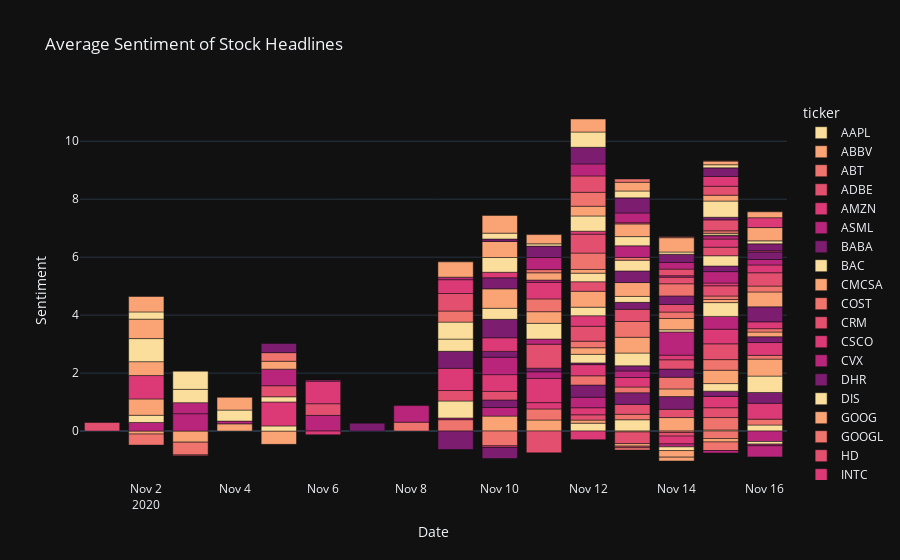

This figure's notebook cell:
### Markdown cell above
## NLTK - `date` using Plotly

### Code cell
# Filter the dates
analyzer_filtered = analyzer_news[analyzer_news['date'] > '2020-10-31']
# Group by the ticker and the date, creating a multi-index
mean_date = analyzer_filtered.groupby(['ticker', 'date']).mean()
# Drop the dayofweek because we don't need it
mean_date = mean_date.drop('dayofweek', axis=1)
# Unstack, the innermost index level 'unstacks' across the columns
mean_date = mean_date.unstack()
# Get a cross-section of the above data, and transpose it to make the columns the ticker names
mean_date = mean_date.xs('compound', axis=1).T

sunset = px.colors.sequential.Sunsetdark

px.bar(mean_date, barmode='relative', color_discrete_sequence=sunset,
      title='Average Sentiment of Stock Headlines',
      labels={'value': 'Sentiment', 'date': 'Date'})
